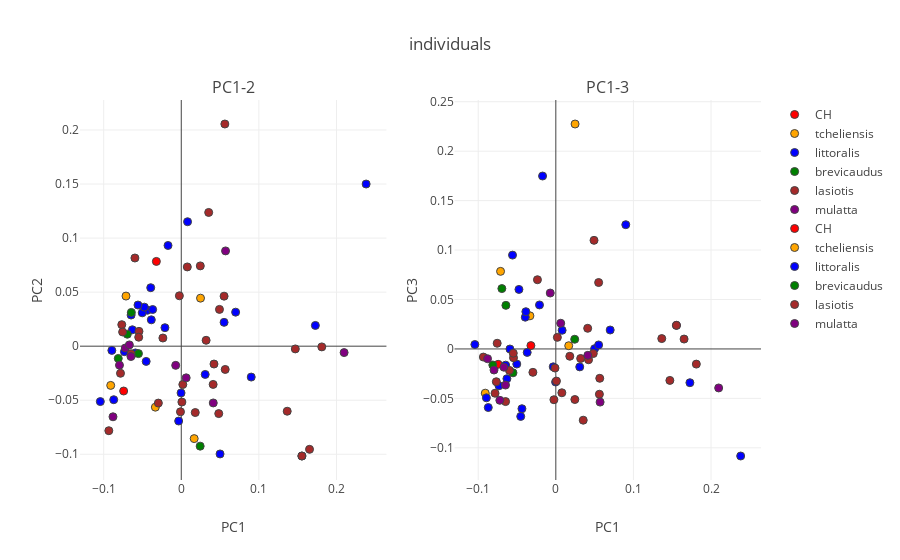

The notebook cell this image was saved under:
### Code cell
from plotly.subplots import make_subplots
from plotly import tools

colors_pres= {
'littoralis': 'blue',
'brevicaudus': 'green',
'tcheliensis': 'orange',
'lasiotis': 'brown',
'mulatta': 'purple',
'CH': 'red'
}


titles= ['PC1-2','PC1-3']
fig_subplots = tools.make_subplots(rows= 1, cols=2,
                             subplot_titles=tuple(titles))

for col in range(1,3):
    fig_data= [go.Scatter(
            x= features[indices[i],0],
            y= features[indices[i],col],
            mode= "markers",
            marker= {
            'color': colors_pres[i],
            'line': {'width': 1},
            'size': 8,
            'symbol': 'circle',
          "opacity": 1
          },
          name= str(i)
        ) for i in list(indices.keys())]
    
    for trace1 in fig_data:
        fig_subplots.append_trace(trace1, 1, col)
    
    fig_subplots.update_xaxes(title= 'PC1')

    fig_subplots.update_yaxes(title= 'PC' + str(col + 1),row=1, col=col)


layout = go.Layout(
    title= 'mutation profile PCA'
)


fig = go.Figure(data=fig_subplots, layout=layout)
fig['layout'].update(title= 'individuals')
iplot(fig)

### Figure 1 — Plotly figure (JSON) as saved in the notebook; plotly's stock layout.template omitted (floating-point values rounded to 4 significant figures)
{"data": [{"marker": {"color": "red", "line": {"width": 1}, "opacity": 1, "size": 8, "symbol": "circle"}, "mode": "markers", "name": "CH", "type": "scatter", "uid": "9d7cfc41-18c0-44ea-b4b2-92148300a8d0", "x": [-0.07427, -0.0321], "xaxis": "x", "y": [-0.04148, 0.07841], "yaxis": "y"}, {"marker": {"color": "orange", "line": {"width": 1}, "opacity": 1, "size": 8, "symbol": "circle"}, "mode": "markers", "name": "tcheliensis", "type": "scatter", "uid": "93814289-4e85-4db8-8da0-a472fcd354b4", "x": [-0.07124, 0.02482, 0.01663, -0.03338, -0.09094], "xaxis": "x", "y": [0.04635, 0.04443, -0.08551, -0.05642, -0.03628], "yaxis": "y"}, {"marker": {"color": "blue", "line": {"width": 1}, "opacity": 1, "size": 8, "symbol": "circle"}, "mode": "markers", "name": "littoralis", "type": "scatter", "uid": "958adc4b-000f-46d0-a194-d1fc63bb8244", "x": [-0.03937, -0.1043, -0.06466, 0.03083, -0.04365, -0.05032, -0.08947, -0.003371, -0.07326, -0.05912, -0.02105, 0.04998, 0.2382, 0.07005, -0.04753, -0.08705, 0.1555, 0.09014, -0.06303, -0.04524, -0.0002901, -0.03861, 0.1728, 0.05517, 0.008102, -0.01708, -0.05581, -0.03689], "xaxis": "x", "y": [0.05411, -0.05126, 0.02881, -0.02614, 0.0332, 0.03086, -0.003894, -0.06924, -0.005076, -0.00625, 0.01711, -0.09969, 0.15, 0.03148, 0.03612, -0.04951, -0.1016, -0.02858, 0.01516, -0.01408, -0.04325, 0.02437, 0.01919, 0.02203, 0.1151, 0.09316, 0.03806, 0.03392], "yaxis": "y"}, {"marker": {"color": "green", "line": {"width": 1}, "opacity": 1, "size": 8, "symbol": "circle"}, "mode": "markers", "name": "brevicaudus", "type": "scatter", "uid": "31d609c8-ef51-4990-a1c2-a18dccb759e6", "x": [-0.06434, -0.0812, -0.0552, -0.06954, 0.02435], "xaxis": "x", "y": [0.03124, -0.01132, -0.006883, 0.01106, -0.09246], "yaxis": "y"}, {"marker": {"color": "brown", "line": {"width": 1}, "opacity": 1, "size": 8, "symbol": "circle"}, "mode": "markers", "name": "lasiotis", "type": "scatter", "uid": "4119414e-8d0c-4d6e-b294-8bdade58a7f7", "x": [-0.0545, -0.07668, -0.05485, 0.1365, 0.05616, 0.1555, 0.02452, 0.0008082, 0.04106, -0.002439, 0.001998, -0.07558, 0.04923, 0.03201, 0.1653, 0.05518, -0.02369, -0.02955, -0.09338, 0.04216, -0.06477, 0.1811, -0.07833, -0.001018, 0.04829, 0.05662, 0.01801, -0.05975, 0.007776, 0.03532, 0.147], "xaxis": "x", "y": [0.01371, 0.0199, 0.008308, -0.06018, 0.2055, -0.1016, 0.07428, -0.05165, -0.03538, 0.0466, -0.03546, 0.01313, 0.03404, 0.005438, -0.09542, 0.04626, 0.007564, -0.05265, -0.07819, -0.0165, -0.007015, -0.0006562, -0.02508, -0.06071, -0.06237, -0.02152, -0.06139, 0.08156, 0.07331, 0.1237, -0.002531], "yaxis": "y"}, {"marker": {"color": "purple", "line": {"width": 1}, "opacity": 1, "size": 8, "symbol": "circle"}, "mode": "markers", "name": "mulatta", "type": "scatter", "uid": "235277e2-32ed-47c5-b3ea-c7e187fa2e64", "x": [-0.07215, 0.04123, 0.006317, 0.2099, -0.08799, -0.06486, 0.05706, -0.06689, -0.007195, -0.07965], "xaxis": "x", "y": [-0.001725, -0.05251, -0.0293, -0.005919, -0.06533, -0.009551, 0.08814, 0.001185, -0.01775, -0.01755], "yaxis": "y"}, {"marker": {"color": "red", "line": {"width": 1}, "opacity": 1, "size": 8, "symbol": "circle"}, "mode": "markers", "name": "CH", "type": "scatter", "uid": "021c6020-7580-4eac-af37-334c51862aa0", "x": [-0.07427, -0.0321], "xaxis": "x2", "y": [-0.01556, 0.003391], "yaxis": "y2"}, {"marker": {"color": "orange", "line": {"width": 1}, "opacity": 1, "size": 8, "symbol": "circle"}, "mode": "markers", "name": "tcheliensis", "type": "scatter", "uid": "480530a4-739c-4778-8729-e88f9f2a9564", "x": [-0.07124, 0.02482, 0.01663, -0.03338, -0.09094], "xaxis": "x2", "y": [0.07845, 0.2275, 0.00326, 0.03348, -0.04471], "yaxis": "y2"}, {"marker": {"color": "blue", "line": {"width": 1}, "opacity": 1, "size": 8, "symbol": "circle"}, "mode": "markers", "name": "littoralis", "type": "scatter", "uid": "ee878e65-808c-41d7-88ec-f68d1d93b71a", "x": [-0.03937, -0.1043, -0.06466, 0.03083, -0.04365, -0.05032, -0.08947, -0.003371, -0.07326, -0.05912, -0.02105, 0.04998, 0.2382, 0.07005, -0.04753, -0.08705, 0.1555, 0.09014, -0.06303, -0.04524, -0.0002901, -0.03861, 0.1728, 0.05517, 0.008102, -0.01708, -0.05581, -0.03689], "xaxis": "x2", "y": [0.03213, 0.004492, -0.01637, -0.01814, -0.06043, -0.01526, -0.04942, -0.01809, -0.03725, -5.332e-05, 0.0445, 0.0002883, -0.1083, 0.01916, 0.0602, -0.05923, 0.02384, 0.1257, -0.0301, -0.06822, -0.03339, 0.03768, -0.03414, 0.004054, 0.01889, 0.1749, 0.09489, -0.003503], "yaxis": "y2"}, {"marker": {"color": "green", "line": {"width": 1}, "opacity": 1, "size": 8, "symbol": "circle"}, "mode": "markers", "name": "brevicaudus", "type": "scatter", "uid": "d3394fa9-162e-48a7-8cab-9a881827a9a8", "x": [-0.06434, -0.0812, -0.0552, -0.06954, 0.02435], "xaxis": "x2", "y": [0.04407, -0.01625, -0.02414, 0.06105, 0.009806], "yaxis": "y2"}, {"marker": {"color": "brown", "line": {"width": 1}, "opacity": 1, "size": 8, "symbol": "circle"}, "mode": "markers", "name": "lasiotis", "type": "scatter", "uid": "5b0e51c3-fcec-416a-948a-e7fdf19dec6c", "x": [-0.0545, -0.07668, -0.05485, 0.1365, 0.05616, 0.1555, 0.02452, 0.0008082, 0.04106, -0.002439, 0.001998, -0.07558, 0.04923, 0.03201, 0.1653, 0.05518, -0.02369, -0.02955, -0.09338, 0.04216, -0.06477, 0.1811, -0.07833, -0.001018, 0.04829, 0.05662, 0.01801, -0.05975, 0.007776, 0.03532, 0.147], "xaxis": "x2", "y": [-0.008893, -0.03314, -0.004289, 0.01048, -0.0458, 0.02384, -0.05112, -0.0325, 0.02087, -0.05134, 0.01171, 0.005758, 0.1098, -0.009634, 0.01002, 0.06718, 0.07001, -0.02366, -0.008217, -0.0109, -0.05322, -0.01534, -0.04479, -0.01931, -0.004625, -0.02968, -0.007391, -0.02167, -0.04432, -0.07205, -0.03181], "yaxis": "y2"}, {"marker": {"color": "purple", "line": {"width": 1}, "opacity": 1, "size": 8, "symbol": "circle"}, "mode": "markers", "name": "mulatta", "type": "scatter", "uid": "9b5c3e07-b7dc-421b-83d6-23799bccc6f6", "x": [-0.07215, 0.04123, 0.006317, 0.2099, -0.08799, -0.06486, 0.05706, -0.06689, -0.007195, -0.07965], "xaxis": "x2", "y": [-0.05194, -0.006453, 0.02602, -0.03944, -0.009865, -0.03651, -0.05375, -0.01846, 0.05656, -0.0213], "yaxis": "y2"}], "layout": {"annotations": [{"font": {"size": 16}, "showarrow": false, "text": "PC1-2", "x": 0.225, "xanchor": "center", "xref": "paper", "y": 1, "yanchor": "bottom", "yref": "paper"}, {"font": {"size": 16}, "showarrow": false, "text": "PC1-3", "x": 0.775, "xanchor": "center", "xref": "paper", "y": 1, "yanchor": "bottom", "yref": "paper"}], "title": {"text": "individuals"}, "xaxis": {"anchor": "y", "domain": [0, 0.45], "title": {"text": "PC1"}}, "xaxis2": {"anchor": "y2", "domain": [0.55, 1], "title": {"text": "PC1"}}, "yaxis": {"anchor": "x", "domain": [0, 1], "title": {"text": "PC2"}}, "yaxis2": {"anchor": "x2", "domain": [0, 1], "title": {"text": "PC3"}}}}
